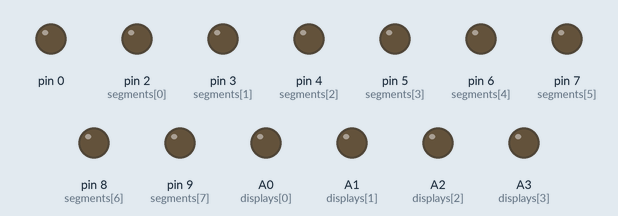
This sketch was run on a simulated Arduino Uno, built with avr-gcc and run on an emulated ATmega328P. Parts: output pins drawn as LEDs (lit = HIGH).

Above: at 0.05 s.
At 4.95 s:
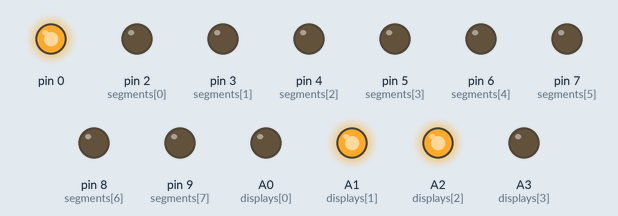
At 9.95 s:
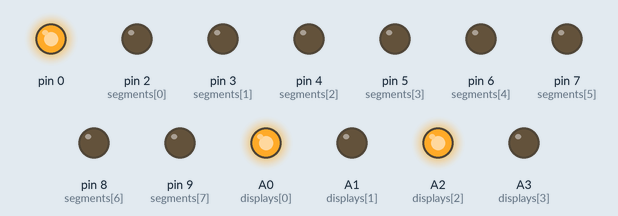
At 19.95 s:
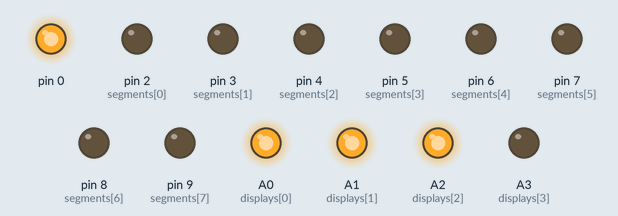
At 29.85 s:
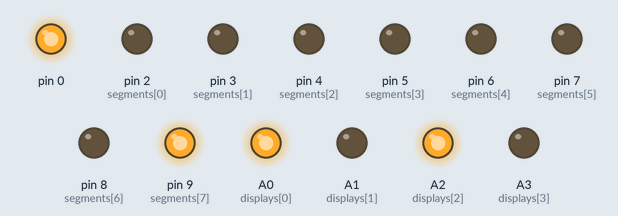
At 39.85 s:
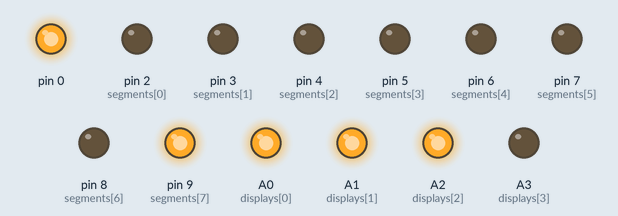
Timing chart, 0 to 40.0 s (numbered marks = the images above):
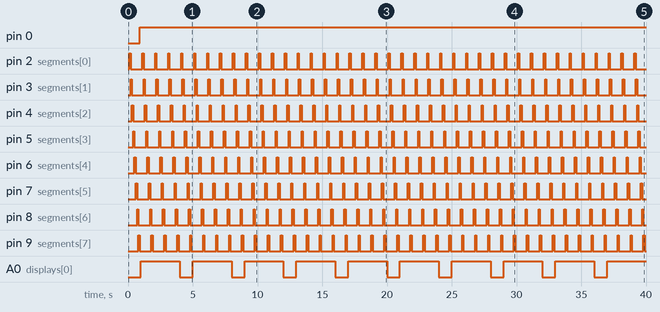

Measured:
- by itself, pin 0: LOW → HIGH at 0.90 s
- by itself, A0 (displays[0]), A1 (displays[1]), A2 (displays[2]): alternates HIGH for 3.0 s and LOW for 1.0 s
- by itself, A3 (displays[3]): alternates HIGH for 0.10 s and LOW for 3.9 s
- by itself, pin 2 (segments[0]), pin 3 (segments[1]), pin 4 (segments[2]), pin 5 (segments[3]), pin 6 (segments[4]), pin 7 (segments[5]), pin 8 (segments[6]), pin 9 (segments[7]): alternates HIGH for 0.10 s and LOW for 0.90 s

The sketch:

lab_5_display_tester_seperate_segments.ino
```cpp
int segments[] = {2, 3, 4, 5, 6, 7, 8, 9};
int displays[] = {A0, A1, A2, A3};

void setup() {
  // put your setup code here, to run once:
  for (int i = 0; i < 9; i++) {
    pinMode(segments[i], OUTPUT);
  }
}

void loop() {
  // put your main code here, to run repeatedly:
  for (int k = 0; k < 4; k++) {
    analogWrite(displays[k], 0);
    delay(100);
    for (int i = 0; i < 9; i++) {
      digitalWrite(segments[i], HIGH);
      digitalWrite(segments[i - 1], LOW);
      delay(100);
    }
    analogWrite(displays[k], 255);
  }
}
```
